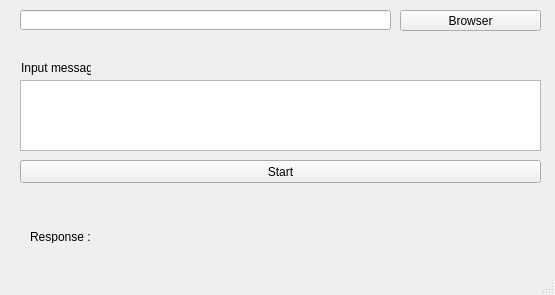
<?xml version="1.0" encoding="UTF-8"?>
<ui version="4.0">
 <class>MainWindow</class>
 <widget class="QMainWindow" name="MainWindow">
  <property name="geometry">
   <rect>
    <x>0</x>
    <y>0</y>
    <width>555</width>
    <height>295</height>
   </rect>
  </property>
  <property name="windowTitle">
   <string>MainWindow</string>
  </property>
  <property name="statusTip">
   <string/>
  </property>
  <widget class="QWidget" name="centralwidget">
   <widget class="QPushButton" name="browser_button">
    <property name="geometry">
     <rect>
      <x>400</x>
      <y>10</y>
      <width>141</width>
      <height>21</height>
     </rect>
    </property>
    <property name="text">
     <string>Browser</string>
    </property>
   </widget>
   <widget class="QLineEdit" name="file_path">
    <property name="geometry">
     <rect>
      <x>20</x>
      <y>10</y>
      <width>371</width>
      <height>20</height>
     </rect>
    </property>
   </widget>
   <widget class="QTextEdit" name="text_area">
    <property name="geometry">
     <rect>
      <x>20</x>
      <y>80</y>
      <width>521</width>
      <height>71</height>
     </rect>
    </property>
    <property name="toolTip">
     <string/>
    </property>
    <property name="toolTipDuration">
     <number>-1</number>
    </property>
    <property name="statusTip">
     <string extracomment="4546465"/>
    </property>
   </widget>
   <widget class="QLabel" name="label">
    <property name="geometry">
     <rect>
      <x>21</x>
      <y>60</y>
      <width>70</width>
      <height>16</height>
     </rect>
    </property>
    <property name="text">
     <string>Input message</string>
    </property>
   </widget>
   <widget class="QPushButton" name="start_button">
    <property name="geometry">
     <rect>
      <x>20</x>
      <y>160</y>
      <width>521</width>
      <height>23</height>
     </rect>
    </property>
    <property name="text">
     <string>Start</string>
    </property>
   </widget>
   <widget class="QLabel" name="label_2">
    <property name="geometry">
     <rect>
      <x>30</x>
      <y>230</y>
      <width>60</width>
      <height>13</height>
     </rect>
    </property>
    <property name="text">
     <string>Response : </string>
    </property>
   </widget>
   <widget class="QLabel" name="response">
    <property name="geometry">
     <rect>
      <x>100</x>
      <y>230</y>
      <width>47</width>
      <height>13</height>
     </rect>
    </property>
    <property name="text">
     <string/>
    </property>
   </widget>
  </widget>
  <widget class="QMenuBar" name="menubar">
   <property name="geometry">
    <rect>
     <x>0</x>
     <y>0</y>
     <width>555</width>
     <height>21</height>
    </rect>
   </property>
  </widget>
  <widget class="QStatusBar" name="statusbar"/>
 </widget>
 <resources/>
 <connections/>
</ui>
